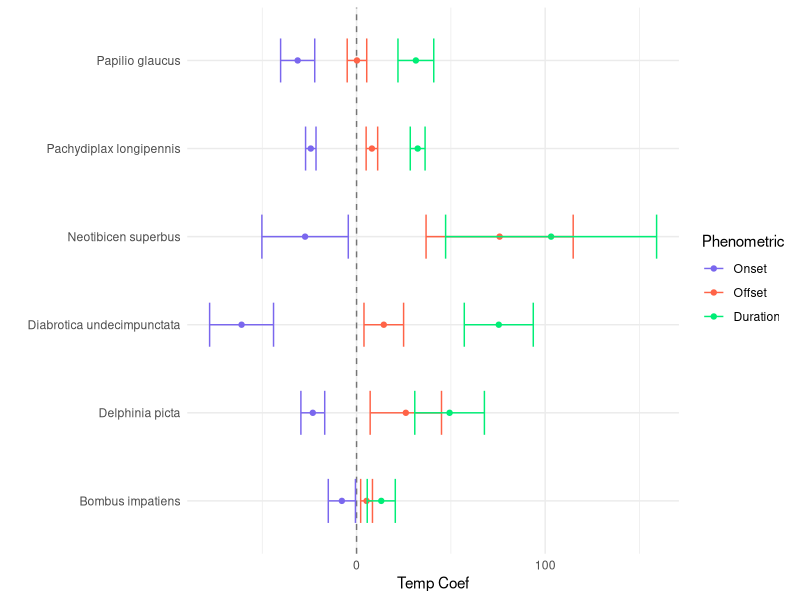

Here is the R script that generated this plot: (Note: this script raises an error after producing the figure.)
library(tidyverse)
library(ggeffects)

# Interaction Response Curves
mdf <- readr::read_csv("PGLMM_data/model_df_5cells_treespp.csv")

common_spp <- mdf %>% 
  group_by(scientificName, Order) %>% 
  summarise(count = n())

# most common spp
get_temp_coef_onset <- function(binomial){
  df <- dplyr::filter(mdf, scientificName == binomial)
  mod <- lm(onset ~ temp, data = df)
  coef <- unname(mod$coefficients['temp'])
  return(coef)
}

get_temp_coef_se_onset <- function(binomial){
  df <- dplyr::filter(mdf, scientificName == binomial)
  mod <- lm(onset ~ temp, data = df)
  se <- coef(summary(mod))[,"Std. Error"]['temp'] 
  return(se)
}

spp_list <- c("Pachydiplax longipennis",
              "Bombus impatiens",
              "Papilio glaucus",
              "Diabrotica undecimpunctata",
              "Delphinia picta",
              "Neotibicen superbus")

model_coef <- lapply(X = spp_list, FUN = get_temp_coef_onset)
model_se <- lapply(X = spp_list, FUN = get_temp_coef_se_onset)

temp_coef_df_onset <- data.frame(
  scientificName = c("Pachydiplax longipennis",
                     "Bombus impatiens",
                     "Papilio glaucus",
                     "Diabrotica undecimpunctata",
                     "Delphinia picta",
                     "Neotibicen superbus"),
  
  coef = c(model_coef[[1]],
           model_coef[[2]],
           model_coef[[3]],
           model_coef[[4]],
           model_coef[[5]],
           model_coef[[6]]),
  
  high_se =c(model_coef[[1]] + (2 * model_se[[1]]),
             model_coef[[2]] + (2 * model_se[[2]]),
             model_coef[[3]] + (2 * model_se[[3]]),
             model_coef[[4]] + (2 * model_se[[4]]),
             model_coef[[5]] + (2 * model_se[[5]]),
             model_coef[[6]] + (2 * model_se[[6]])),
  
   low_se =c(model_coef[[1]] - (2 * model_se[[1]]),
             model_coef[[2]] - (2 * model_se[[2]]),
             model_coef[[3]] - (2 * model_se[[3]]),
             model_coef[[4]] - (2 * model_se[[4]]),
             model_coef[[5]] - (2 * model_se[[5]]),
             model_coef[[6]] - (2 * model_se[[6]]))
) %>% 
  mutate(Phenometric = "Onset")

get_temp_coef_offset <- function(binomial){
  df <- dplyr::filter(mdf, scientificName == binomial)
  mod <- lm(offset ~ temp, data = df)
  coef <- unname(mod$coefficients['temp'])
  return(coef)
}

get_temp_coef_se_offset <- function(binomial){
  df <- dplyr::filter(mdf, scientificName == binomial)
  mod <- lm(offset ~ temp, data = df)
  se <- coef(summary(mod))[,"Std. Error"]['temp'] 
  return(se)
}

spp_list <- c("Pachydiplax longipennis",
              "Bombus impatiens",
              "Papilio glaucus",
              "Diabrotica undecimpunctata",
              "Delphinia picta",
              "Neotibicen superbus")

model_coef_off <- lapply(X = spp_list, FUN = get_temp_coef_offset)
model_se_off <- lapply(X = spp_list, FUN = get_temp_coef_se_offset)


temp_coef_df_offset <- data.frame(
  scientificName = c("Pachydiplax longipennis",
                     "Bombus impatiens",
                     "Papilio glaucus",
                     "Diabrotica undecimpunctata",
                     "Delphinia picta",
                     "Neotibicen superbus"),
  coef = c(model_coef_off[[1]],
           model_coef_off[[2]],
           model_coef_off[[3]],
           model_coef_off[[4]],
           model_coef_off[[5]],
           model_coef_off[[6]]),
  
  high_se =c(model_coef_off[[1]] + (2 * model_se_off[[1]]),
             model_coef_off[[2]] + (2 * model_se_off[[2]]),
             model_coef_off[[3]] + (2 * model_se_off[[3]]),
             model_coef_off[[4]] + (2 * model_se_off[[4]]),
             model_coef_off[[5]] + (2 * model_se_off[[5]]),
             model_coef_off[[6]] + (2 * model_se_off[[6]])),
  
  low_se =c(model_coef_off[[1]] - (2 * model_se_off[[1]]),
            model_coef_off[[2]] - (2 * model_se_off[[2]]),
            model_coef_off[[3]] - (2 * model_se_off[[3]]),
            model_coef_off[[4]] - (2 * model_se_off[[4]]),
            model_coef_off[[5]] - (2 * model_se_off[[5]]),
            model_coef_off[[6]] - (2 * model_se_off[[6]]))
  
) %>% 
  mutate(Phenometric = "Offset")


get_temp_coef_duration <- function(binomial){
  df <- dplyr::filter(mdf, scientificName == binomial)
  bimod <- lm(duration ~ temp, data = df)
  coef <- unname(bimod$coefficients['temp'])
  return(coef)
}

get_temp_coef_se_duration <- function(binomial){
  df <- dplyr::filter(mdf, scientificName == binomial)
  mod <- lm(duration ~ temp, data = df)
  se <- coef(summary(mod))[,"Std. Error"]['temp'] 
  return(se)
}

spp_list <- c("Pachydiplax longipennis",
              "Bombus impatiens",
              "Papilio glaucus",
              "Diabrotica undecimpunctata",
              "Delphinia picta",
              "Neotibicen superbus")

model_coef_dur <- lapply(X = spp_list, FUN = get_temp_coef_duration)
model_se_dur <- lapply(X = spp_list, FUN = get_temp_coef_se_duration)

temp_coef_df_duration <- data.frame(
  scientificName = c("Pachydiplax longipennis",
                     "Bombus impatiens",
                     "Papilio glaucus",
                     "Diabrotica undecimpunctata",
                     "Delphinia picta",
                     "Neotibicen superbus"),
  coef = c(model_coef_dur[[1]],
           model_coef_dur[[2]],
           model_coef_dur[[3]],
           model_coef_dur[[4]],
           model_coef_dur[[5]],
           model_coef_dur[[6]]),
  
  high_se =c(model_coef_dur[[1]] + (2 * model_se_dur[[1]]),
             model_coef_dur[[2]] + (2 * model_se_dur[[2]]),
             model_coef_dur[[3]] + (2 * model_se_dur[[3]]),
             model_coef_dur[[4]] + (2 * model_se_dur[[4]]),
             model_coef_dur[[5]] + (2 * model_se_dur[[5]]),
             model_coef_dur[[6]] + (2 * model_se_dur[[6]])),
  
  low_se =c(model_coef_dur[[1]] - (2 * model_se_dur[[1]]),
            model_coef_dur[[2]] - (2 * model_se_dur[[2]]),
            model_coef_dur[[3]] - (2 * model_se_dur[[3]]),
            model_coef_dur[[4]] - (2 * model_se_dur[[4]]),
            model_coef_dur[[5]] - (2 * model_se_dur[[5]]),
            model_coef_dur[[6]] - (2 * model_se_dur[[6]]))
) %>% 
  mutate(Phenometric = "Duration")


tot_coef_df <- rbind(temp_coef_df_onset, temp_coef_df_offset, temp_coef_df_duration)
tot_coef_df$Phenometric <- factor(tot_coef_df$Phenometric, levels = c("Onset", "Offset", "Duration"))


p <- ggplot(tot_coef_df, mapping = aes(x = coef, y = scientificName, color = Phenometric)) + 
  geom_vline(xintercept = 0, alpha = 0.5, linetype = "dashed") + 
  geom_point() +  
  geom_errorbarh(mapping = aes(xmin = low_se, xmax = high_se, y = scientificName),
                 height = 0.5) +
  scale_color_manual(values = c("slateblue2", "tomato1", "springgreen2")) + 
  labs(x = "Temp Coef", y = "") +
  theme_minimal()
p

pg <- "https://upload.wikimedia.org/wikipedia/commons/7/7e/Eastern_Tiger_Swallowtail_Papilio_glaucus_Female_2838px.jpg"
pl <- "https://upload.wikimedia.org/wikipedia/commons/8/8d/Pachydiplax_longipennis_Blue_Dasher_1500px.jpg"
ns <- "https://upload.wikimedia.org/wikipedia/commons/7/73/Neotibicen_superbus_P1500620a.jpg"
du <- "https://upload.wikimedia.org/wikipedia/commons/b/b2/Spotted_Cucumber_Beetle_-_Diabrotica_undecimpunctata%2C_near_Buffalo%2C_Texas.jpg"
dp <- "https://upload.wikimedia.org/wikipedia/commons/6/67/Delphinia_picta_P1320004b.jpg"
bi <- "https://upload.wikimedia.org/wikipedia/commons/c/ce/Common_Eastern_Bumble_Bee_%28Bombus_impatiens%29_-_Kitchener%2C_Ontario_01.jpg"

## add in images
library(cowplot)
pimage <- axis_canvas(p, axis = 'y') + 
  draw_image(pg, y = 5.5, scale = 1) +
  draw_image(pl, y = 4.5, scale = 1) +
  draw_image(ns, y = 3.5, scale = 1) +
  draw_image(du, y = 2.5, scale = 1) +
  draw_image(dp, y = 1.5, scale = 1) +
  draw_image(bi, y = 0.5, scale = 1) 
  
ggdraw(insert_yaxis_grob(p, pimage, position = "left"))

ggsave(filename = "Tables&Figures/spp_temp_sensitivity.png", width = 10, height = 7)
